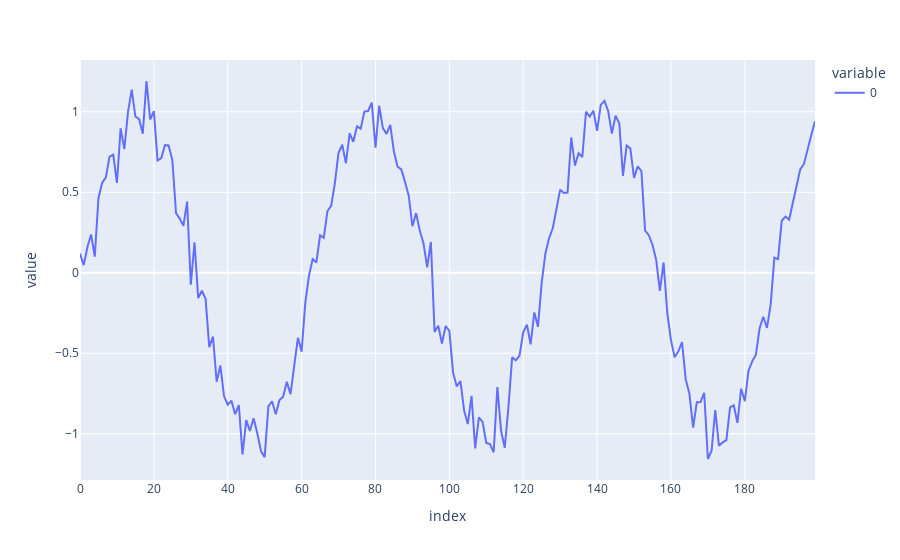

The notebook cell this image was saved under:
### Code cell
series = np.sin(0.1 * np.arange(200)) - np.random.randn(200) * 0.1

px.line(series)

### Figure 1 — Plotly figure (JSON) as saved in the notebook; plotly's stock layout.template omitted (floating-point values rounded to 4 significant figures; data arrays with more than 128 entries replaced by an {"elided": "..."} marker saying what was removed)
{"data": [{"hovertemplate": "variable=0<br>index=%{x}<br>value=%{y}<extra></extra>", "legendgroup": "0", "line": {"color": "#636efa", "dash": "solid"}, "marker": {"symbol": "circle"}, "mode": "lines", "name": "0", "orientation": "v", "showlegend": true, "x": {"elided": "200 int values"}, "xaxis": "x", "y": {"elided": "200 float values"}, "yaxis": "y", "type": "scatter"}], "layout": {"xaxis": {"anchor": "y", "domain": [0.0, 1.0], "title": {"text": "index"}}, "yaxis": {"anchor": "x", "domain": [0.0, 1.0], "title": {"text": "value"}}, "legend": {"title": {"text": "variable"}, "tracegroupgap": 0}, "margin": {"t": 60}}}
